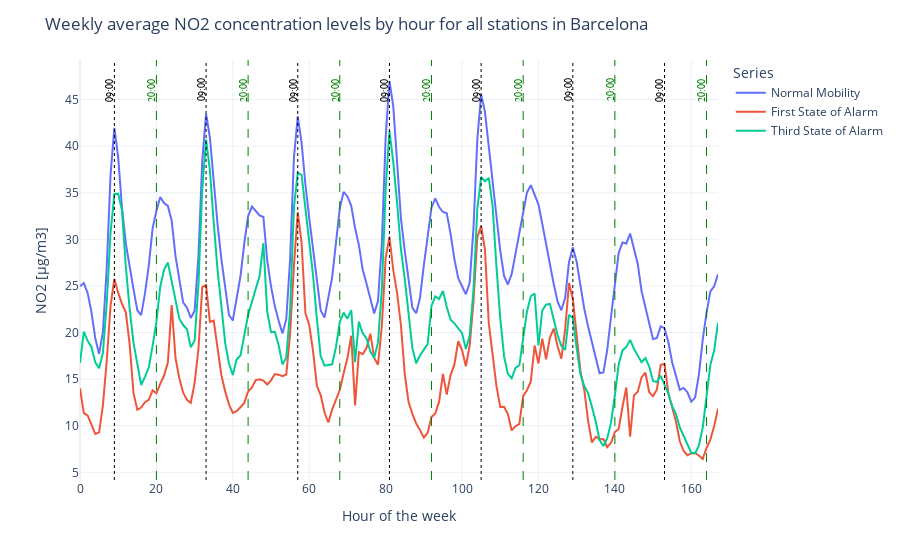

Notebook code for this chart:
### Markdown cell above
We wanna understand the weekly evolution of NO2 concentration with an hourly resolution. We plot that in an interactive way and we distinguish between the periods of normal mobility, first lockdown, and third lockdown.

### Code cell
# Plot of a week per hours by station number.

fig = px.line(NO2_HoW)

for i in [20+(24*x) for x in range(0,7)]:
    fig.add_vline(
        x=i,
        line_width=1, 
        line_dash="dash", 
        line_color="green",
    )

    fig.add_annotation(
    x=i-1, 
    y=46,
    text="20:00",
    showarrow=False,
    textangle=-90,
    font=dict(
            family="Tahoma, monospace",
            size=10,
            color="Green",
            )
    )



for i in [9+(24*x) for x in range(0,7)]:
    fig.add_vline(
        x=i,
        line_width=1, 
        line_dash="dot", 
        line_color="black",
    )

    fig.add_annotation(
    x=i-1, 
    y=46,
    text="09:00",
    showarrow=False,
    textangle=-90,
    font=dict(
            family="Tahoma, monospace",
            size=10,
            color="Black",
            )
    )

fig.update_xaxes(
    title="Hour of the week"
)

fig.update_yaxes(
    title="NO2 [µg/m3]"
)

fig.update_layout(
    title="Weekly average NO2 concentration levels by hour for all stations in Barcelona",
    legend_title="Series"
)

fig.show()
fig.write_html("weekly_average.html", full_html=False, include_plotlyjs='cdn')

### Figure 1 — Plotly figure (JSON) as saved in the notebook; plotly's stock layout.template omitted (floating-point values rounded to 4 significant figures; data arrays with more than 128 entries replaced by an {"elided": "..."} marker saying what was removed)
{"data": [{"hovertemplate": "variable=Normal Mobility<br>HoW=%{x}<br>value=%{y}<extra></extra>", "legendgroup": "Normal Mobility", "line": {"color": "#636efa", "dash": "solid"}, "marker": {"symbol": "circle"}, "mode": "lines", "name": "Normal Mobility", "orientation": "v", "showlegend": true, "type": "scatter", "x": {"elided": "168 int values"}, "xaxis": "x", "y": {"elided": "168 float values"}, "yaxis": "y"}, {"hovertemplate": "variable=First State of Alarm<br>HoW=%{x}<br>value=%{y}<extra></extra>", "legendgroup": "First State of Alarm", "line": {"color": "#EF553B", "dash": "solid"}, "marker": {"symbol": "circle"}, "mode": "lines", "name": "First State of Alarm", "orientation": "v", "showlegend": true, "type": "scatter", "x": {"elided": "168 int values"}, "xaxis": "x", "y": {"elided": "168 float values"}, "yaxis": "y"}, {"hovertemplate": "variable=Third State of Alarm<br>HoW=%{x}<br>value=%{y}<extra></extra>", "legendgroup": "Third State of Alarm", "line": {"color": "#00cc96", "dash": "solid"}, "marker": {"symbol": "circle"}, "mode": "lines", "name": "Third State of Alarm", "orientation": "v", "showlegend": true, "type": "scatter", "x": {"elided": "168 int values"}, "xaxis": "x", "y": {"elided": "168 float values"}, "yaxis": "y"}], "layout": {"annotations": [{"font": {"color": "Green", "family": "Tahoma, monospace", "size": 10}, "showarrow": false, "text": "20:00", "textangle": -90, "x": 19, "y": 46}, {"font": {"color": "Green", "family": "Tahoma, monospace", "size": 10}, "showarrow": false, "text": "20:00", "textangle": -90, "x": 43, "y": 46}, {"font": {"color": "Green", "family": "Tahoma, monospace", "size": 10}, "showarrow": false, "text": "20:00", "textangle": -90, "x": 67, "y": 46}, {"font": {"color": "Green", "family": "Tahoma, monospace", "size": 10}, "showarrow": false, "text": "20:00", "textangle": -90, "x": 91, "y": 46}, {"font": {"color": "Green", "family": "Tahoma, monospace", "size": 10}, "showarrow": false, "text": "20:00", "textangle": -90, "x": 115, "y": 46}, {"font": {"color": "Green", "family": "Tahoma, monospace", "size": 10}, "showarrow": false, "text": "20:00", "textangle": -90, "x": 139, "y": 46}, {"font": {"color": "Green", "family": "Tahoma, monospace", "size": 10}, "showarrow": false, "text": "20:00", "textangle": -90, "x": 163, "y": 46}, {"font": {"color": "Black", "family": "Tahoma, monospace", "size": 10}, "showarrow": false, "text": "09:00", "textangle": -90, "x": 8, "y": 46}, {"font": {"color": "Black", "family": "Tahoma, monospace", "size": 10}, "showarrow": false, "text": "09:00", "textangle": -90, "x": 32, "y": 46}, {"font": {"color": "Black", "family": "Tahoma, monospace", "size": 10}, "showarrow": false, "text": "09:00", "textangle": -90, "x": 56, "y": 46}, {"font": {"color": "Black", "family": "Tahoma, monospace", "size": 10}, "showarrow": false, "text": "09:00", "textangle": -90, "x": 80, "y": 46}, {"font": {"color": "Black", "family": "Tahoma, monospace", "size": 10}, "showarrow": false, "text": "09:00", "textangle": -90, "x": 104, "y": 46}, {"font": {"color": "Black", "family": "Tahoma, monospace", "size": 10}, "showarrow": false, "text": "09:00", "textangle": -90, "x": 128, "y": 46}, {"font": {"color": "Black", "family": "Tahoma, monospace", "size": 10}, "showarrow": false, "text": "09:00", "textangle": -90, "x": 152, "y": 46}], "legend": {"title": {"text": "Series"}, "tracegroupgap": 0}, "margin": {"t": 60}, "shapes": [{"line": {"color": "green", "dash": "dash", "width": 1}, "type": "line", "x0": 20, "x1": 20, "xref": "x", "y0": 0, "y1": 1, "yref": "y domain"}, {"line": {"color": "green", "dash": "dash", "width": 1}, "type": "line", "x0": 44, "x1": 44, "xref": "x", "y0": 0, "y1": 1, "yref": "y domain"}, {"line": {"color": "green", "dash": "dash", "width": 1}, "type": "line", "x0": 68, "x1": 68, "xref": "x", "y0": 0, "y1": 1, "yref": "y domain"}, {"line": {"color": "green", "dash": "dash", "width": 1}, "type": "line", "x0": 92, "x1": 92, "xref": "x", "y0": 0, "y1": 1, "yref": "y domain"}, {"line": {"color": "green", "dash": "dash", "width": 1}, "type": "line", "x0": 116, "x1": 116, "xref": "x", "y0": 0, "y1": 1, "yref": "y domain"}, {"line": {"color": "green", "dash": "dash", "width": 1}, "type": "line", "x0": 140, "x1": 140, "xref": "x", "y0": 0, "y1": 1, "yref": "y domain"}, {"line": {"color": "green", "dash": "dash", "width": 1}, "type": "line", "x0": 164, "x1": 164, "xref": "x", "y0": 0, "y1": 1, "yref": "y domain"}, {"line": {"color": "black", "dash": "dot", "width": 1}, "type": "line", "x0": 9, "x1": 9, "xref": "x", "y0": 0, "y1": 1, "yref": "y domain"}, {"line": {"color": "black", "dash": "dot", "width": 1}, "type": "line", "x0": 33, "x1": 33, "xref": "x", "y0": 0, "y1": 1, "yref": "y domain"}, {"line": {"color": "black", "dash": "dot", "width": 1}, "type": "line", "x0": 57, "x1": 57, "xref": "x", "y0": 0, "y1": 1, "yref": "y domain"}, {"line": {"color": "black", "dash": "dot", "width": 1}, "type": "line", "x0": 81, "x1": 81, "xref": "x", "y0": 0, "y1": 1, "yref": "y domain"}, {"line": {"color": "black", "dash": "dot", "width": 1}, "type": "line", "x0": 105, "x1": 105, "xref": "x", "y0": 0, "y1": 1, "yref": "y domain"}, {"line": {"color": "black", "dash": "dot", "width": 1}, "type": "line", "x0": 129, "x1": 129, "xref": "x", "y0": 0, "y1": 1, "yref": "y domain"}, {"line": {"color": "black", "dash": "dot", "width": 1}, "type": "line", "x0": 153, "x1": 153, "xref": "x", "y0": 0, "y1": 1, "yref": "y domain"}], "title": {"text": "Weekly average NO2 concentration levels by hour for all stations in Barcelona"}, "xaxis": {"anchor": "y", "domain": [0, 1], "title": {"text": "Hour of the week"}}, "yaxis": {"anchor": "x", "domain": [0, 1], "title": {"text": "NO2 [µg/m3]"}}}}
